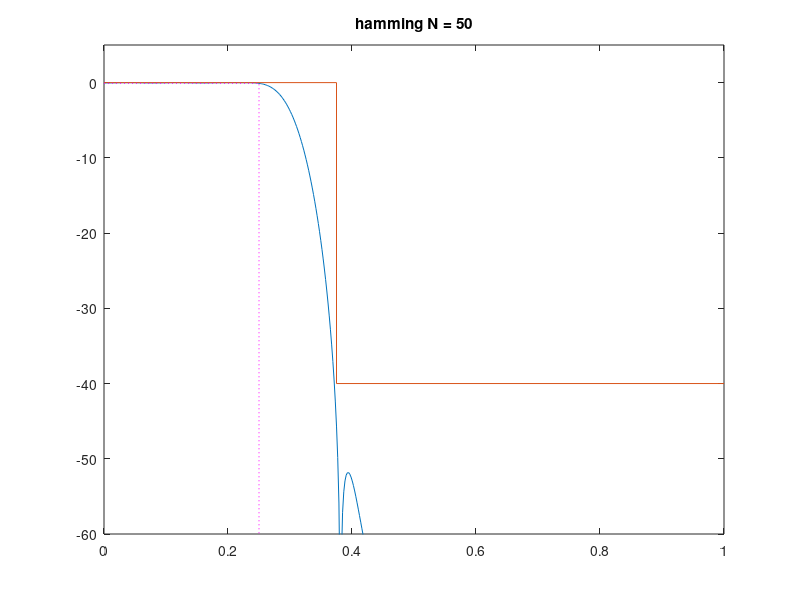

The MATLAB source for this figure:
clc
clear all
close all

fsamp = 8000;
fcuts =[1000 1500];
mags = [1 0];
devs = [0.01 0.01];

Ap = -20*log10(1-devs(1));
As = -20*log10(devs(2));
Amin = As + 20;
Ajust_Glin = 10^((-Ap/2)/20);

[n, Wn, beta, ftype] = kaiserord(fcuts, mags, devs, fsamp);
% Ajuste da ordem;
n = n+14;

w_ps = fcuts/(fsamp/2);
w_c = sqrt(w_ps(1)*w_ps(2));

wp = w_ps(1);
ws = w_ps(2);

h_firDesajs = fir1(n,Wn, hamming(n+1));
h_fir = h_firDesajs*Ajust_Glin; % Ajuste ganho linear

[Hw, w] = freqz(h_fir);

plot(w/pi, mag2db(abs(Hw)));
title(['hamming N = '    num2str(n)]);

hold on; 
plot([0 ws ws 1],-[0 0 As As]); % mascara
plot([0 wp wp], -[Ap Ap Amin], ':m'); 
hold off;
ylim([-Amin 5]);






